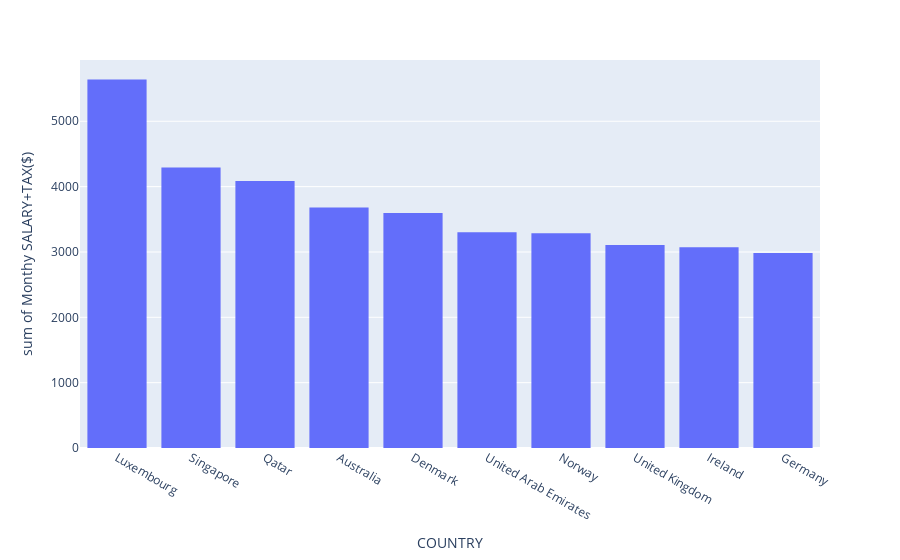

Notebook cell for this chart:
### Code cell
import plotly.express as px
fig = px.histogram(l, x="COUNTRY", y="Monthy SALARY+TAX($)")
fig.show()

### Figure 1 — Plotly figure (JSON) as saved in the notebook; plotly's stock layout.template omitted (floating-point values rounded to 4 significant figures)
{"data": [{"alignmentgroup": "True", "bingroup": "x", "histfunc": "sum", "hovertemplate": "COUNTRY=%{x}<br>sum of Monthy SALARY+TAX($)=%{y}<extra></extra>", "legendgroup": "", "marker": {"color": "#636efa", "pattern": {"shape": ""}}, "name": "", "offsetgroup": "", "orientation": "v", "showlegend": false, "type": "histogram", "x": ["Luxembourg", "Singapore", "Qatar", "Australia", "Denmark", "United Arab Emirates", "Norway", "United Kingdom", "Ireland", "Germany"], "xaxis": "x", "y": [5641.0, 4294.0, 4086.0, 3679.0, 3596.0, 3300.0, 3287.0, 3106.0, 3073.0, 2985.0], "yaxis": "y"}], "layout": {"autosize": true, "barmode": "relative", "legend": {"tracegroupgap": 0}, "margin": {"t": 60}, "xaxis": {"anchor": "y", "autorange": true, "domain": [0, 1], "range": [-0.5, 9.5], "title": {"text": "COUNTRY"}, "type": "category"}, "yaxis": {"anchor": "x", "autorange": true, "domain": [0, 1], "range": [0, 5938.0], "title": {"text": "sum of Monthy SALARY+TAX($)"}, "type": "linear"}}}
